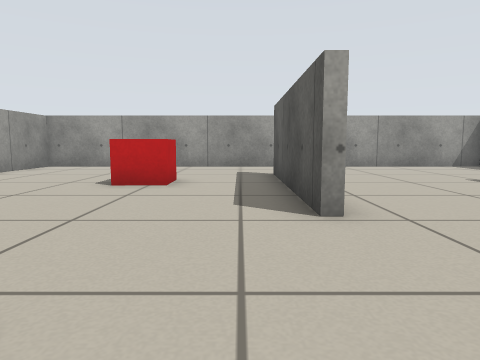
[1] (above)

16 first-person views from a walk through a Stage world. The camera is 0.45 m above the floor, tilts 6° down and sees 70° across. Floor lines are 1 m apart. The floor is counted in squares, 0.5 m on a side. Each view is taken from the middle of a square. On the plan, view 1 faces up. The plan holds only what a view shows up to about 12 squares ahead; the rest is blank. Robots are left out.

[2]
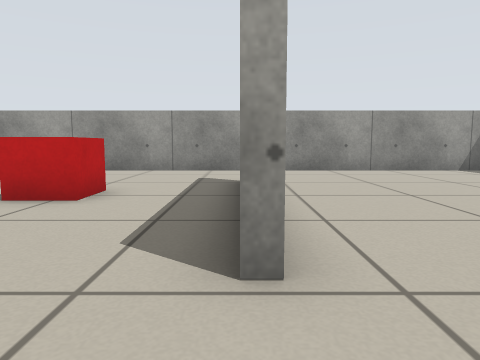

[3]
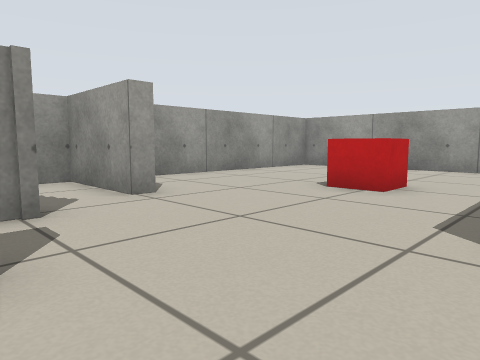

[4]
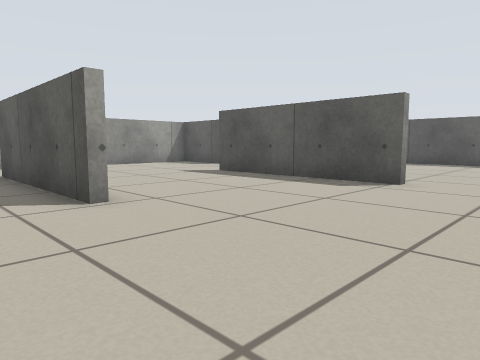

[5]
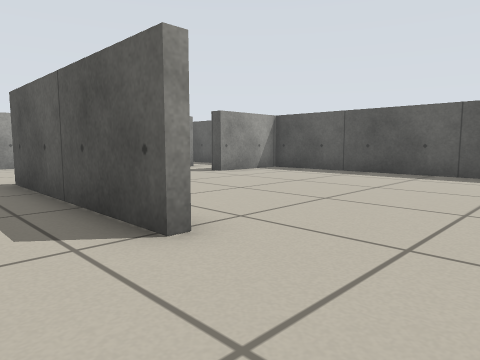

[6]
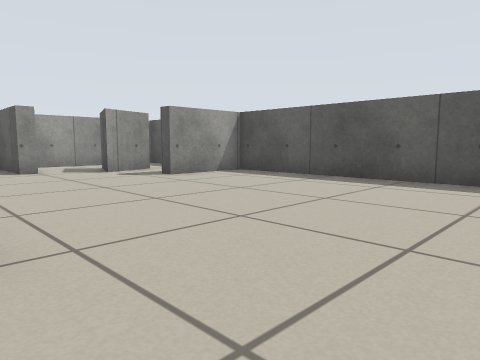

[7]
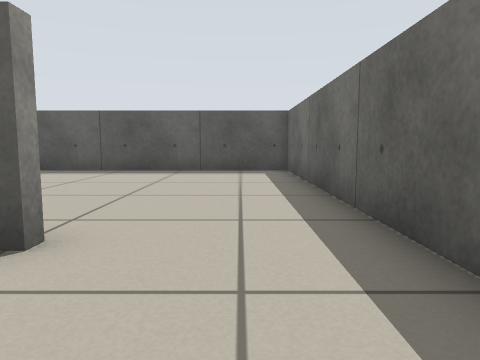

[8]
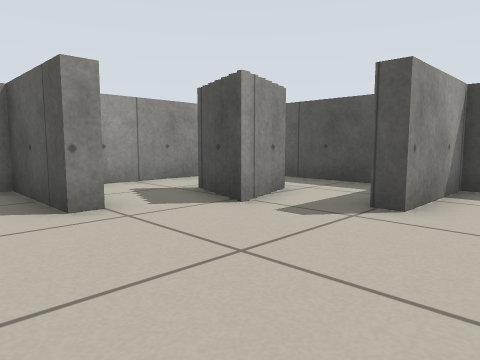

[9]
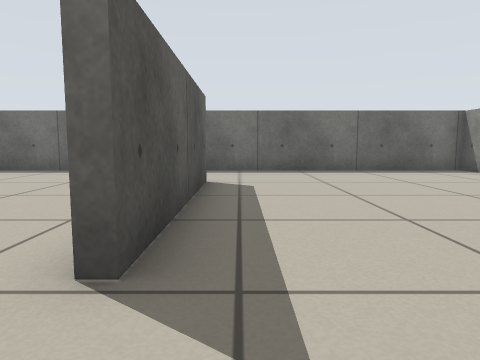

[10]
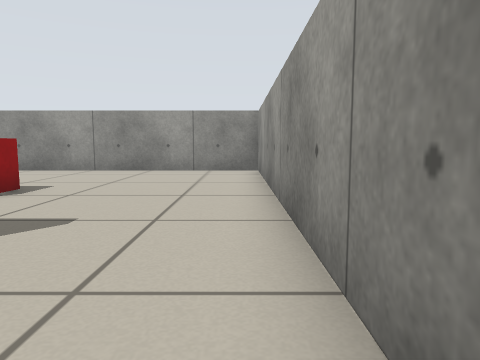

[11]
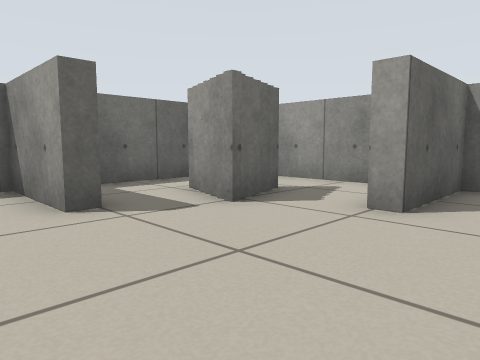

[12]
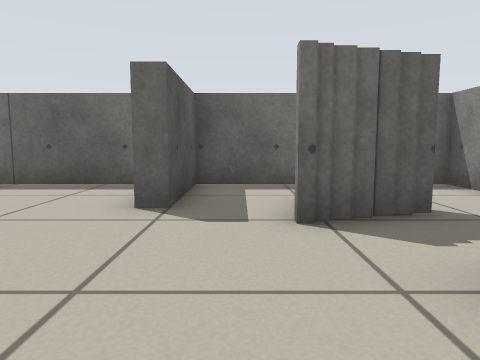

[13]
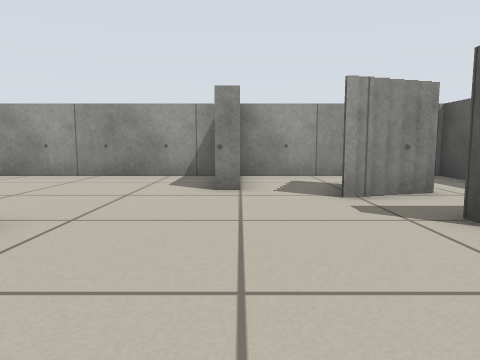

[14]
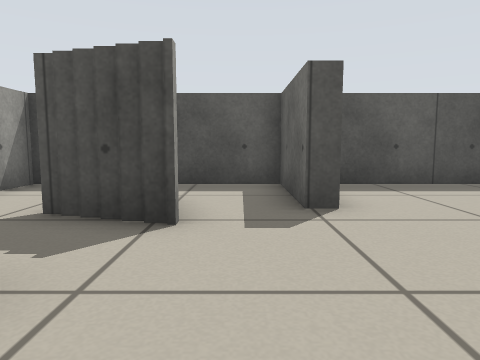

[15]
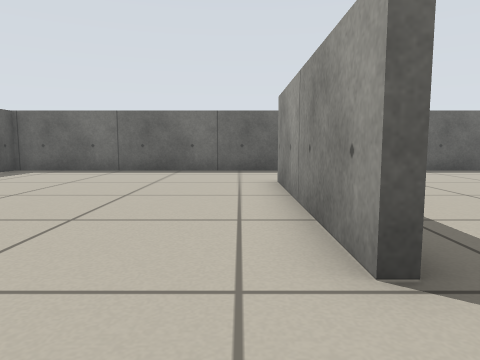

[16]
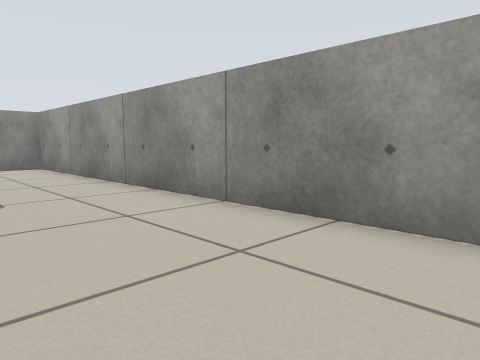

### Floor plan
Points are (right, up) in squares from view 1. A wall is a line through its corners. A room is listed if a view was taken in it or the views show most of it. See-through windows are left out.
Room 1 (views 1, 2, 3, 4, 5, 6, 7, 8, 9, 10, 11, 12, 13, 14, 15, 16)
walls: (1, 4.1) (1, 10.2); (7.1, 7.9) (7.1, 1.8); (6.8, 1.8) (6.8, 7.9); (10.1, 10.7) (9.5, 10.7) (9.5, 13.6) (-7.6, 13.6) (-7.6, 4.4) (-4.6, 4.4) (-4.6, 3.9) (-7.6, 3.9) (-7.6, -1.6); (-3.8, 1.6) (-3.8, 1.1); (12.2, 9.7) (11.8, 9.7) (11.8, 10.5); (12, 10.4) (12, 11); (-4, 1.1) (-4, 0.5); (-4.6, 2) (-3.6, 2) (-3.6, 1.6); (12.2, 10.9) (12.2, 11.6); (13.1, 10) (12.2, 10); (-5.2, 1.8) (-4.6, 1.8); (13.6, 10.2) (13.1, 10.2); (-5.8, -1.6) (-2, -1.6) (-2, 1.2) (-1.5, 1.2) (-1.5, -1.6) (15.6, -1.6) (15.6, 7.6) (12.7, 7.6) (12.7, 8.1) (15.6, 8.1) (15.6, 13.6) (10, 13.6)
objects: red box (-3, 8) to (-2, 8)

Positions as (right, up) in squares from view 1, and headings:
1: (0, 0), facing up
2: (1, 2), facing up
3: (1, 1), facing up-left
4: (-1, -1), facing up-right
5: (5, -1), facing up-right
6: (7, -1), facing up-right
7: (4, 0), facing right
8: (8, 6), facing up-right
9: (6, 10), facing down
10: (4, 13), facing left
11: (0, 6), facing down-left
12: (-3, 6), facing down
13: (10, 4), facing up
14: (8, 9), facing right
15: (8, 10), facing down
16: (6, 10), facing up-left
